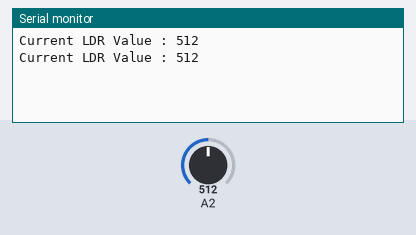
The sketch below on a simulated Arduino Uno, built with avr-gcc and run on an emulated ATmega328P. Parts: the last lines printed to the serial monitor. The inputs (shaded band) are chosen by the test bench; at power-on: A2 = 512.

Above: at 1.8 s.
1.9 s: A2 set to 716
At 2.8 s:
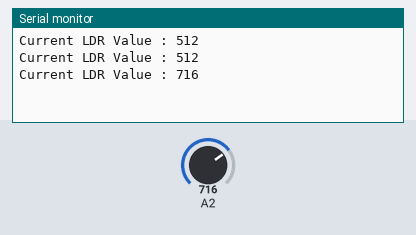
3.4 s: A2 set to 900
At 4.7 s:
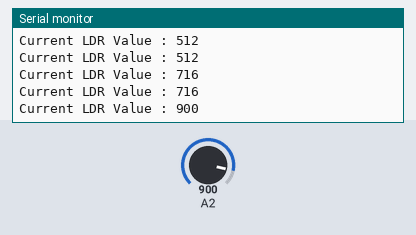
Timing chart, 0 to 6.4 s (numbered marks = the images above; inputs shaded):
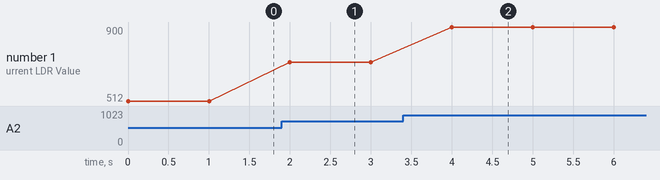

Measured:
- after the input at 1.9 s, the serial monitor: prints a new line after 0.10 s (image 1)
- after the input at 3.4 s, the serial monitor: prints a new line after 0.60 s (image 2)
- plotted number 1: 512 → 716 after the input at 1.9 s, 716 → 900 after the input at 3.4 s

The sketch:

analog_ldr.ino
```cpp
/* Induino R3 User Guide - Program 5.2 - Simple LDR Value using Internal Pull-Up */

int ldr_val = 0; // variable to store the LDR value

void setup()
{
  pinMode(15,INPUT_PULLUP);  // enabling the Internal Pull-Up on Pin 15 (A2)
  Serial.begin(9600); // Initialise Serial Communication
}

void loop()
{
  ldr_val = analogRead(2); // Read the ldr value and store it in the variable
  Serial.print("Current LDR Value : ");
  Serial.println(ldr_val); // print the ldr value to serial monitor
  delay(1000); // a delay - do not remove this delay (you can change it) as otherwise the serial monitor will get flooded with data and might crash
}
```
